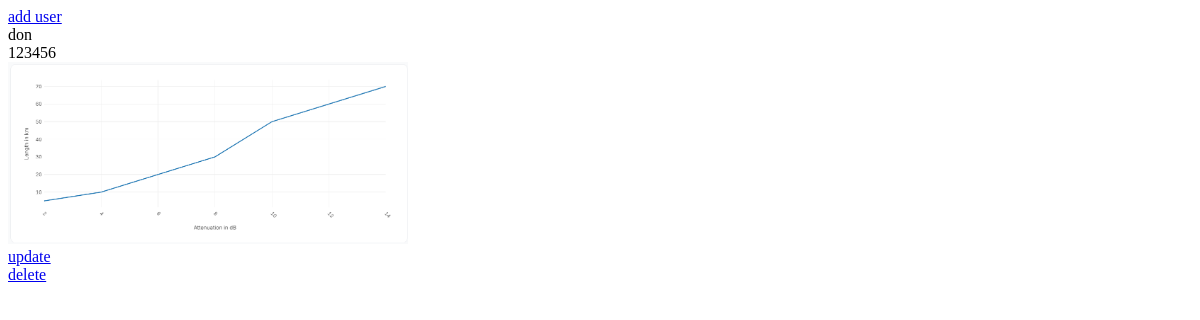
The page /user/ on the database as committed earlier.
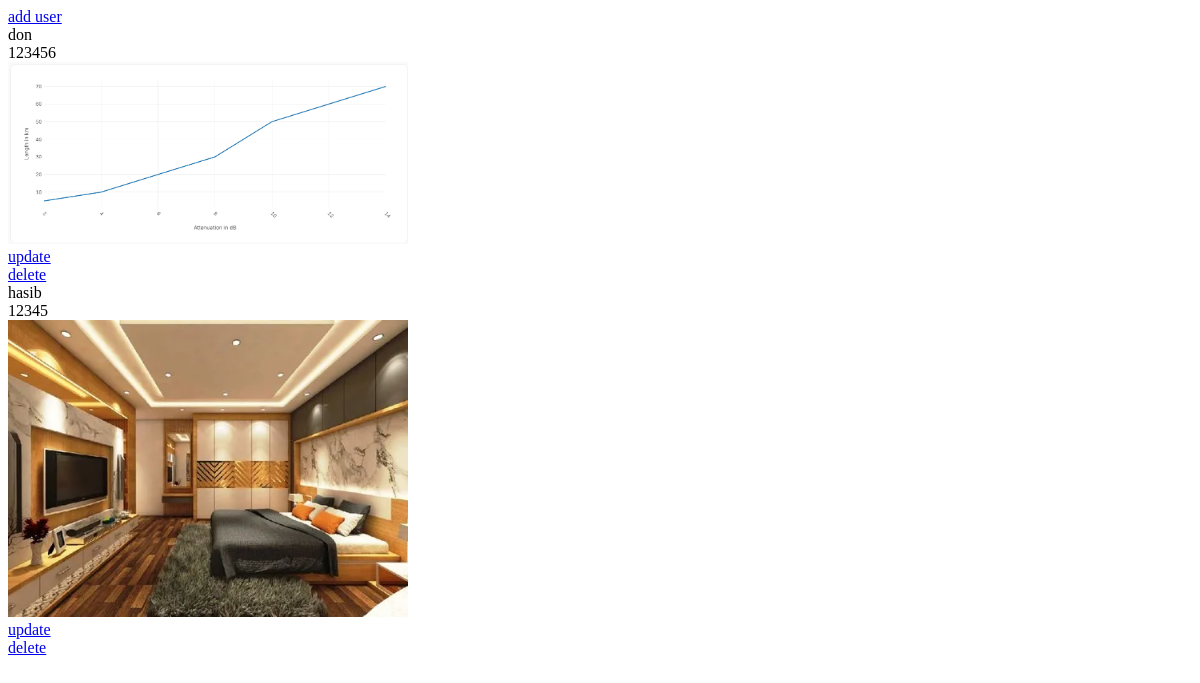
The same page on the database as committed later.
### rental/models.py (models this page shows, shortened)
class User_Profile(models.Model):
    username = models.CharField(max_length=150, unique=True)
    password = models.CharField(max_length=128)
    email = models.EmailField(unique=True)
    phone = models.CharField(max_length=15, null=True, blank=True)
    user_type = models.CharField(max_length=50)
    join_date=models.DateField()
    address=models.TextField(max_length=200, blank=True, null=True)
    profile_image = models.ImageField(upload_to='profiles/', null=True, blank=True,default='profiles/default_profile.png')

### rental/views.py (the view)
# urls.py: path('user/',prop_views.user,name='user'),
def user(request):
    user=User_Profile.objects.all()
    return render(request,template_name='user/user.html',context={'user':user,})

### templates/user/user.html (shortened to what this page needs)
<!DOCTYPE html>
<html lang="en">
<head>
</head>
<body>
    <a href="{% url 'add_user'%}">add user</a>
    <br>
    {% for i in user %}
      {{ i.username }}
      <br>
      {{ i.password }}
      <br>
      {% if i.profile_image %}
    <img src="{{ i.profile_image.url }}" alt="hasib" width="400">
     {% else %}
    <p>No profile image available.</p>
     {% endif %}
    <br>
     <a href="{% url 'update_user' i.id %}">update</a>
    <br>
    <a href="{% url 'delete_user' i.id %}">delete</a>
    <br>
    {% endfor%}
</body>
</html>

Rows that differ between the two databases and show on the page:
added User_Profile: username "hasib", password "12345", profile_image (picture)
